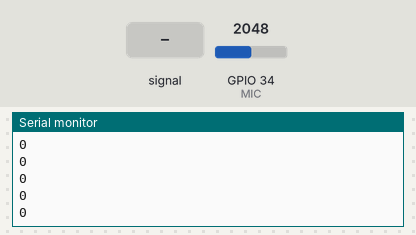
This sketch was run on a simulated ESP32. Shown: the last lines printed to the serial monitor. Inputs (shaded band) come from the test bench; at power-on: GPIO 34 (MIC) = 2048.

Above: at 1.2 s.
1.3 s: GPIO 34 (MIC) fed a 200 Hz sine of ±327 counts around its level
At 2.0 s:
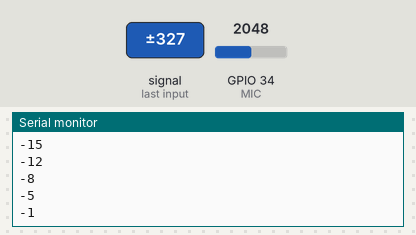
2.8 s: GPIO 34 (MIC) set to 2866
At 3.5 s:
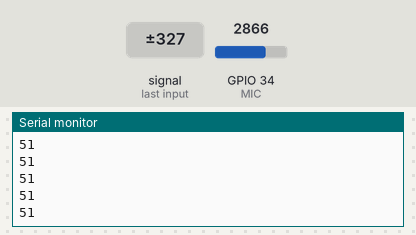
4.3 s: GPIO 34 (MIC) fed a 1000 Hz sine of ±1023 counts around its level
5.8 s: GPIO 34 (MIC) set to 3603
At 6.4 s:
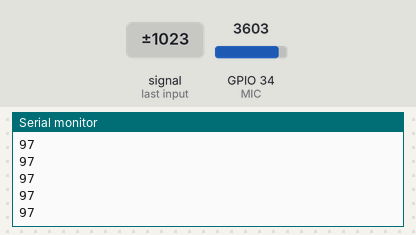
Timing chart, 0 to 8.3 s (numbered marks = the images above; inputs shaded):
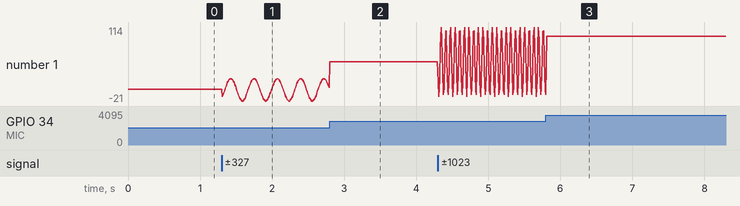

Measured:
- after the input at 1.3 s, the serial monitor: prints a new line at once (image 1)
- after the input at 2.8 s, the serial monitor: prints a new line at once (image 2)
- after the input at 5.8 s, the serial monitor: prints a new line at once (image 3)
- plotted number 1: 0 → 3 after the input at 1.3 s, 3 → 51 after the input at 2.8 s, -10 → 97 after the input at 5.8 s

The sketch:

ECWS_Audio_JustRead.ino
```cpp
#define MIC 34


void setup() {
    Serial.begin(115200);
    pinMode(MIC, INPUT);

    }

void loop() {

      Serial.println(readMic());
      delay(10);

}

/**

    Get analog readings
    @return
    */
int16_t readMic() {

    return (analogRead(MIC) - 2048) >> 4;
}
```
